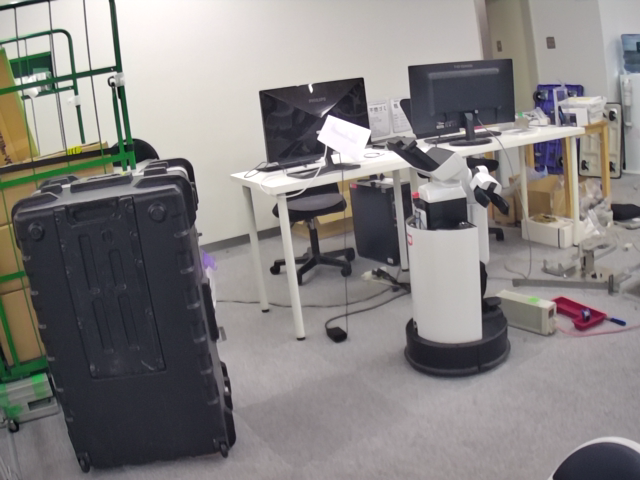
#> input picture depth_estimation_segmentation/webcam0.png, 640 x 480 px
$ python 28_epipolar_disparity_map.py
#> lines starting #> are read from the running program, lines starting #| are printed output that depends on the picture
import numpy as np
import cv2

def update(val = 0):
    # disparity range is tuned for 'aloe' image pair
    stereo.setBlockSize(cv2.getTrackbarPos('window_size','disparity'))

    stereo.setUniquenessRatio(cv2.getTrackbarPos('uniquenessRatio', 'disparity'))

    stereo.setSpeckleWindowSize(cv2.getTrackbarPos('speckleWindowSize', 'disparity'))

    stereo.setSpeckleRange(cv2.getTrackbarPos('speckleRange','disparity'))

    stereo.setDisp12MaxDiff(cv2.getTrackbarPos('disp12MaxDiff','disparity'))
    print('computing disparity...')

    disp = stereo.compute(imgL, imgR).astype(np.float32) / 16.0
    cv2.imshow('left', imgL)
    cv2.imshow('disparity', (disp-min_disp)/num_disp)


if __name__ == "__main__":
    window_size = 5
    min_disp = 16
    num_disp = 192 - min_disp
    blockSize = window_size
    uniquenessRatio = 1
    speckleRange = 3
    speckleWindowSize = 3
    disp12MaxDiff = 200
    P1 = 600
    P2 = 2400
    imgL = cv2.imread('webcam0.png')
#> imgL is the input picture: shape (480, 640, 3); mean B, G, R 129.7, 130.6, 134.1
    imgR = cv2.imread('webcam1.png')
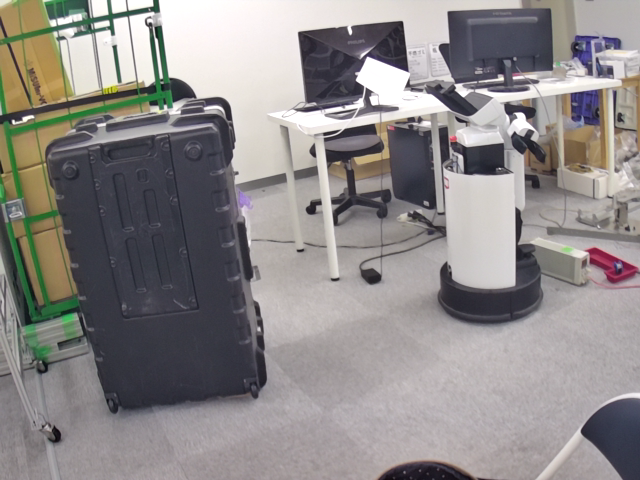
#> input picture depth_estimation_segmentation/webcam1.png, 640 x 480 px
#> imgR is the input picture: shape (480, 640, 3); mean B, G, R 137, 137.6, 141.6

    cv2.namedWindow('disparity')

    cv2.createTrackbar('speckleRange', 'disparity', speckleRange,
    50, update)

    cv2.createTrackbar('window_size', 'disparity', window_size,
    21, update)


    cv2.createTrackbar('speckleWindowSize', 'disparity',
    speckleWindowSize, 200, update)

    cv2.createTrackbar('uniquenessRatio', 'disparity',
    uniquenessRatio, 50, update)

    cv2.createTrackbar('disp12MaxDiff', 'disparity',
                        disp12MaxDiff, 250, update)
    # semiglobal block matching
    stereo = cv2.StereoSGBM_create(
        minDisparity = min_disp,
        numDisparities = num_disp,
        blockSize = window_size,
        uniquenessRatio = uniquenessRatio,
        speckleRange = speckleRange,
        speckleWindowSize = speckleWindowSize,
        disp12MaxDiff = disp12MaxDiff,
        P1 = P1,
        P2 = P2
    )

    update()
#> in update, `disp = stereo.compute(imgL, imgR).astype(np.float32) / 16.0`:
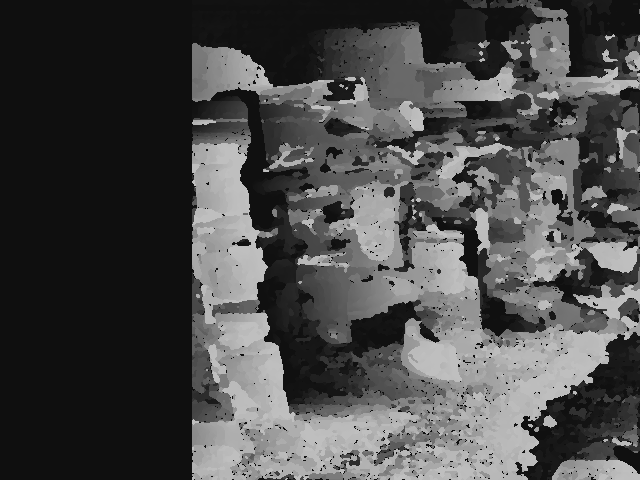
#> disp: shape (480, 640) float32; min 15, max 191, mean 74.9
#> in update, `cv2.imshow('disparity', (disp-min_disp)/num_disp)`:
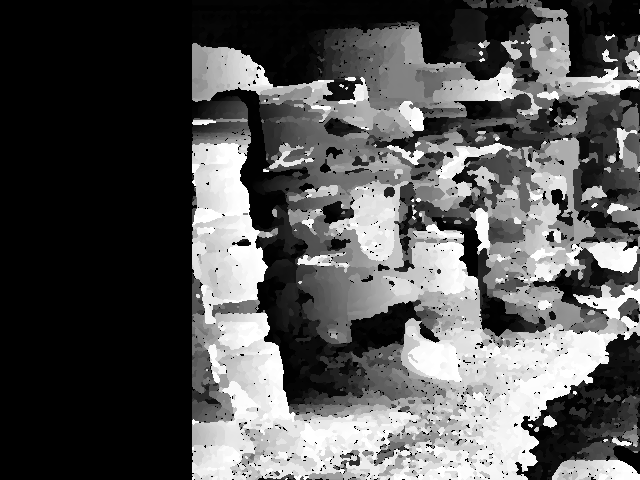
#> window 'disparity': shape (480, 640) float32; min -0.00568, max 0.994, mean 0.335; drawn with min black and max white
    cv2.waitKey()
